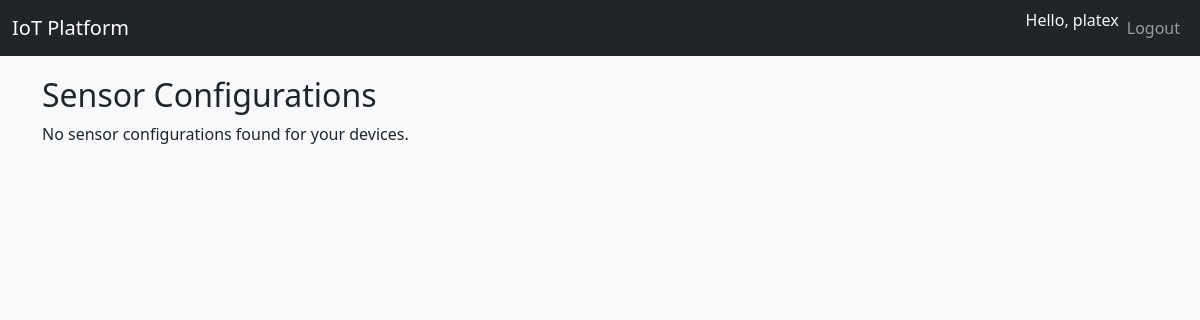
Page /api/ui/sensor-configs/ (signed in) on the earlier database version.
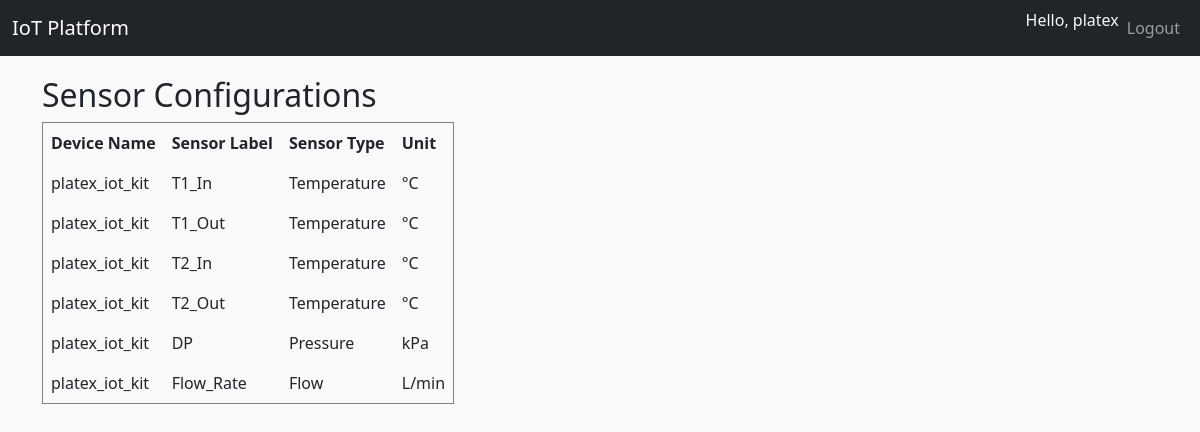
Same page on the later database version.
### api/models.py (models this page shows, shortened)
class SensorConfiguration(models.Model):
    device = models.ForeignKey(Device, on_delete=models.CASCADE, related_name='sensor_configs')
    sensor_type = models.ForeignKey(SensorType, on_delete=models.CASCADE)
    sensor_label = models.CharField(max_length=50)  # e.g., "T1_In", "DP_Out", "Flow_In"
    expected_min = models.FloatField(null=True, blank=True)
    expected_max = models.FloatField(null=True, blank=True)
    class Meta:
        unique_together = ['device', 'sensor_label']

class Device(models.Model):
    customer = models.ForeignKey(Customer, on_delete=models.CASCADE, related_name='devices')
    device_type = models.ForeignKey(DeviceType, on_delete=models.SET_NULL, null=True)
    name = models.CharField(max_length=100)
    location = models.CharField(max_length=100, blank=True)
    write_api_key = models.UUIDField(default=uuid.uuid4, unique=True, editable=False)
    read_api_key = models.UUIDField(default=uuid.uuid4, unique=True, editable=False)
    created_at = models.DateTimeField(auto_now_add=True)
    is_active = models.BooleanField(default=True)

class SensorType(models.Model):
    name = models.CharField(max_length=100)  # e.g., "Temperature", "Pressure", "Flow"
    unit = models.CharField(max_length=20)   # e.g., "°C", "kPa", "L/min"
    description = models.TextField(blank=True)

### api/views.py (the view)
# urls.py: path('ui/sensor-configs/', views.sensor_configurations, name='sensor_configurations'),
@login_required
def sensor_configurations(request):
    customer = get_object_or_404(Customer, user=request.user)
    devices = Device.objects.filter(customer=customer, is_active=True)
    configs = SensorConfiguration.objects.filter(device__in=devices)
    return render(request, 'api/sensor_configurations.html', {
        'configs': configs,
        'devices': devices
    })

### api/templates/api/sensor_configurations.html
{% extends "base.html" %}
{% load static %}
{% block content %}
<h2>Sensor Configurations</h2>
{% if configs %}
<table border="1" cellpadding="8" cellspacing="0">
    <thead>
        <tr>
            <th>Device Name</th>
            <th>Sensor Label</th>
            <th>Sensor Type</th>
            <th>Unit</th>
        </tr>
    </thead>
    <tbody>
        {% for config in configs %}
        <tr>
            <td>{{ config.device.name }}</td>
            <td>{{ config.sensor_label }}</td>
            <td>{{ config.sensor_type.name }}</td>
            <td>{{ config.sensor_type.unit }}</td>
        </tr>
        {% endfor %}
    </tbody>
</table>
{% else %}
<p>No sensor configurations found for your devices.</p>
{% endif %}
{% endblock %}

Differences in the rows shown:
added SensorConfiguration: device.name "platex_iot_kit", sensor_label "T1_In", sensor_type.name "Temperature", sensor_type.unit "°C"
added SensorConfiguration: device.name "platex_iot_kit", sensor_label "T1_Out", sensor_type.name "Temperature", sensor_type.unit "°C"
added SensorConfiguration: device.name "platex_iot_kit", sensor_label "T2_In", sensor_type.name "Temperature", sensor_type.unit "°C"
added SensorConfiguration: device.name "platex_iot_kit", sensor_label "T2_Out", sensor_type.name "Temperature", sensor_type.unit "°C"
added SensorConfiguration: device.name "platex_iot_kit", sensor_label "DP", sensor_type.name "Pressure", sensor_type.unit "kPa"
added SensorConfiguration: device.name "platex_iot_kit", sensor_label "Flow_Rate", sensor_type.name "Flow", sensor_type.unit "L/min"
Other differences:
text no longer shown: "No sensor configurations found for your devices."
text now shown: "Device Name Sensor Label Sensor Type Unit"
